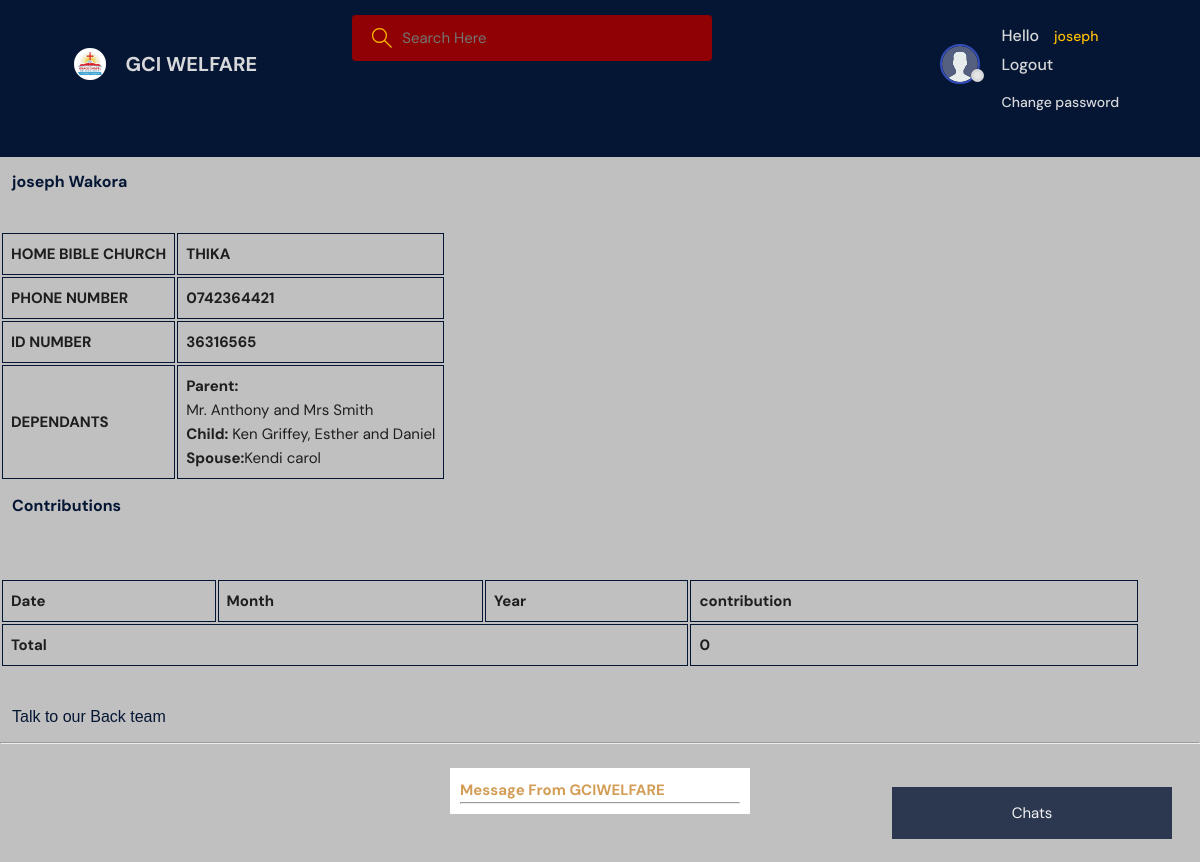
The app's page /index/27/ (signed in), older data.
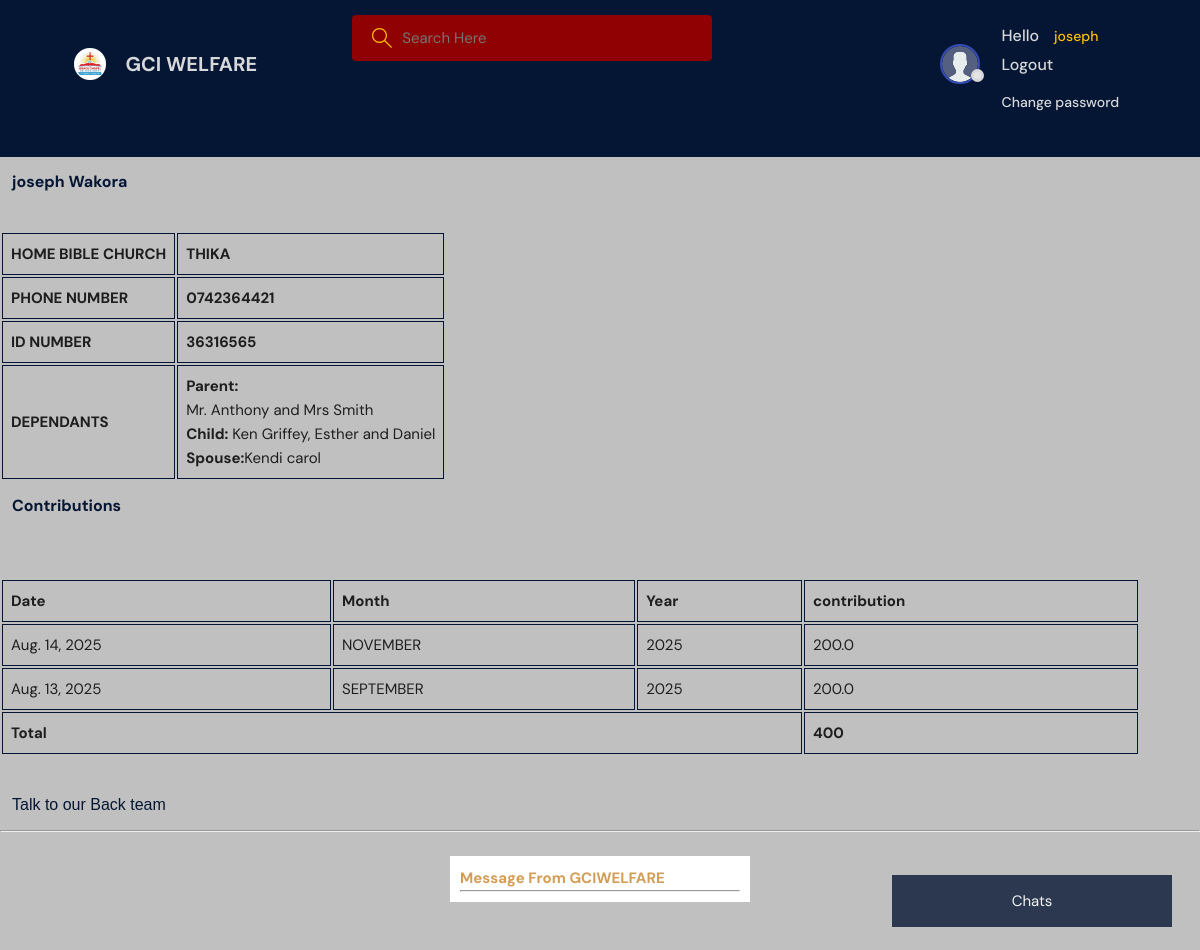
The same page, newer data.
### web/models.py (models this page shows, shortened)
class update(models.Model):
        owner= models.ForeignKey(User,on_delete=models.CASCADE)
        room=models.ForeignKey(room,on_delete=models.CASCADE, null=True)
        name=models.CharField(null=True, blank=True, max_length=100)
        amount = models.DecimalField(max_digits=10, decimal_places=1)
        Select= 'Select'
        bbf= 'bff (OCT 2024 - JUL 2025)'
        JANUARY = 'JANUARY'
        FEBRUARY = 'FEBRUARY'
        MARCH = 'MARCH'
        APRIL= 'APRIL'
        MAY = 'MAY'
        JUNE = 'JUNE'
        JULY = 'JULY'
        AUGUST = 'AUGUST'
        SEPTEMBER = 'SEPTEMBER'
        OCTOBER = 'OCTOBER'
        NOVEMBER = 'NOVEMBER'
        DECEMBER = 'DECEMBER'
        CHOICES = [
        (Select,'select'),
        (bbf,'bbf'),
        (JANUARY,'January'),
        (FEBRUARY,'February'),
        (MARCH,'March'),
        (APRIL ,'April'),
        (MAY ,'May'),
        (JUNE ,'June'),
        (JULY  ,'July'),
        (AUGUST, 'August'),
        (SEPTEMBER ,'September'),
        (OCTOBER ,'October'),
        (NOVEMBER ,'November'),
        (DECEMBER ,'December'),
    ]
        month = models.CharField(null=True, blank=True, max_length=100)
        choose = models.CharField(
        max_length=100,
        choices=CHOICES,
        default=Select,
    )
        select= 'Select'
        year1 = '2022'
        year2 = '2023'
        year3 = '2024'
        year4 = '2025'
        year5 ='2026'
        year6 = '2027'
        year7 = '2028'
        year8 = '2029'
        year9 = '2030'
        CHOICES = [
        (year1 ,'2022'),
        (year2,'2023'),
        (year3,'2024'),
        (year4,'2025'),
        (year5 ,'2026'),
        (year6,'2027'),
        (year7,'2028'),
        (year8 ,'2029'),
        (year9, '2030'),
    ]
        Year = models.CharField(null=True, blank=True, max_length=100)
        choice = models.CharField(
        max_length=100,
        choices=CHOICES,
        default=2025,
        )
        updated=models.DateTimeField(auto_now=True)
        created=models.DateTimeField(auto_now_add=True)
        class Meta:
          ordering = ['-updated', '-created']

### web/views.py (the view, shortened to what this page needs)
# urls.py: path('index/<str:pk>/', views.index, name='index'),
@require_http_methods(["GET", "POST"])
def index(request, pk):
    index= room.objects.get(id=pk)
    payment= update.objects.filter(owner=request.user)
    total_amount = payment.aggregate(Sum('amount'))['amount__sum'] or 0
    adm = Msg.objects.all()
    R_messages=index.message_set.all().order_by('-created')
    context ={'index': index, 'payment':payment,'R_messages': R_messages, 'adm':adm, 'total_amount': total_amount}
    return render(request, 'web/index.html', context)

### web/templates/web/index.html (shortened to what this page needs)
{% extends 'main.html' %}
{%load static%}
{% block content %}
 <div>
<p><b>{{index.host}} {{index.name}}</b></p>
<br>
</div>
      <table class="table table-borderless">
        <tbody>
          <tr>
            <th scope="row"><b><h4>HOME BIBLE CHURCH<b><h4></th>
            <td><h4>{{index.choice}}<h4></td>
          </tr>
          <tr>
            <th scope="row"><b><h4>PHONE NUMBER<b><h4></th>
            <td><h4>{{index.phone}}<h4></td>
          </tr>
          <tr>
            <th scope="row"><b><h4>ID NUMBER<b><h4></th>
            <td colspan="2"><h4>{{index.identity}}<h4></td>
          </tr>
          <tr>
            <th scope="row"><b><h4>DEPENDANTS<b><h4></th>
            <td><h4><h1>Parent:</h1>{{index.Parent}}<br><b>Child:</b> {{index.Child}} <br> <b>Spouse:</b>{{index.Spouse}}<h4></td>
          </tr>
        </tbody>
      </table>
      <p><b>Contributions</b></p>
      <div class="card">
        <div class="card-body">
        <table id="example" class="table table-bordered table-hover" style="width:95%">
          <thead>
            <tr class="bg-primary">
                  <th class="bg-info">Date</th>
                  <th class="bg-info">Month</th>
                  <th class="bg-info">Year</th>
                  <th class="bg-info">contribution</th>
              </tr>
          </thead>
          <tbody>
            {%for update in payment%}
            {% if request.user == update.owner|slice:':12'%}
              <tr class="table-warning">
                  <td>{{update.updated| date}}</td>
                  <td>{{update.choose}}</td>
                  <td>{{update.choice}}</td>
                  <td>{{update.amount}}</td>
              </tr>
              {%endif%}
              {%endfor%}
              <br><br>
            <tr class="table-success" style="background-color: #051634; color: white;">
  <td colspan="3"><strong>Total</strong></td>
  <td><strong>{{ total_amount }}</strong></td>
</tr>
      </table>
      </div>
    </div>
      <br>
        <p>Talk to our Back team</p>
        <hr><br>
</head>
<body>
<div class="form-container" style="align-items: center;">
<h2>Message From GCIWELFARE</h2>
<hr>
</div>
<button class="open-button" onclick="openForm()">Chats</button>
          <br> <br>
          {%endblock%}

Row changes from the older to the newer data that the page shows:
added update: updated "Aug. 14, 2025", choose "NOVEMBER", choice "2025", amount "200.0"
added update: updated "Aug. 13, 2025", choose "SEPTEMBER", choice "2025", amount "200.0"
Text that changed along with them:
{{ total_amount }}: "0" → "400"
